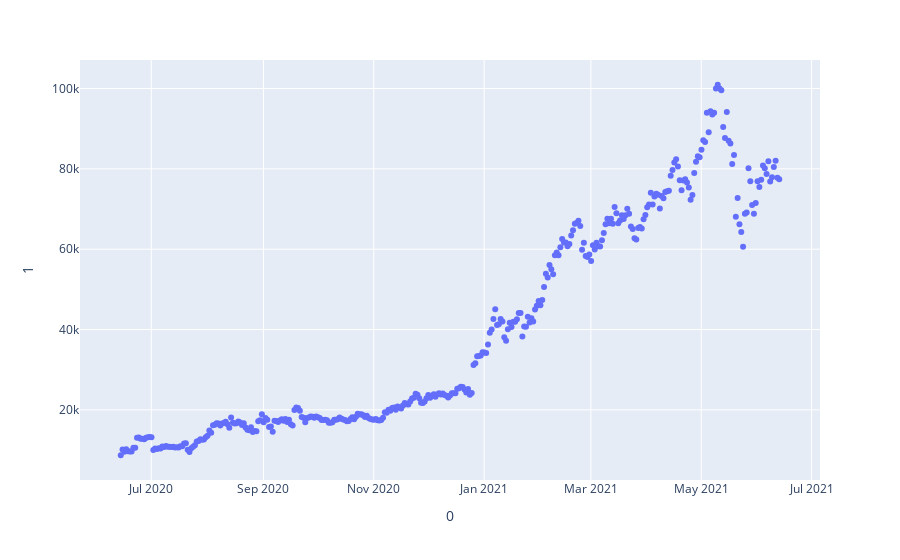

Notebook cell for this chart:
### Code cell
px.scatter(chart, x=0, y=1)

### Figure 1 — Plotly figure (JSON) as saved in the notebook; plotly's stock layout.template omitted (floating-point values rounded to 4 significant figures; data arrays with more than 128 entries replaced by an {"elided": "..."} marker saying what was removed)
{"data": [{"hovertemplate": "0=%{x}<br>1=%{y}<extra></extra>", "legendgroup": "", "marker": {"color": "#636efa", "symbol": "circle"}, "mode": "markers", "name": "", "orientation": "v", "showlegend": false, "type": "scatter", "x": {"elided": "365 str values"}, "xaxis": "x", "y": {"elided": "365 float values"}, "yaxis": "y"}], "layout": {"legend": {"tracegroupgap": 0}, "margin": {"t": 60}, "xaxis": {"anchor": "y", "domain": [0, 1], "title": {"text": "0"}}, "yaxis": {"anchor": "x", "domain": [0, 1], "title": {"text": "1"}}}}
